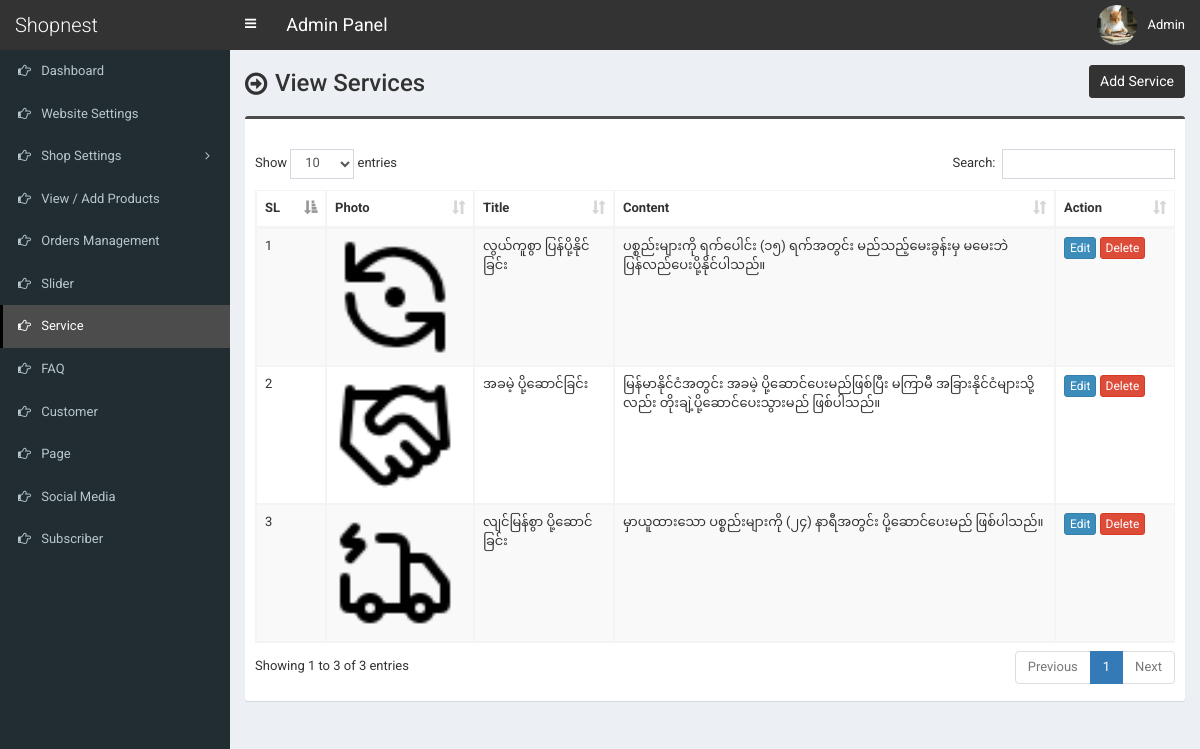
Screenshot of /admin/service.php (signed in) with the database file from the repository.
### tables this page shows
CREATE TABLE `tbl_service` (
  `id` int(11) NOT NULL,
  `title` varchar(255) NOT NULL,
  `content` text NOT NULL,
  `photo` varchar(255) NOT NULL
);

### admin/service.php (the view, shortened to what this page needs)
<?php require_once('header.php'); ?>
<section class="content-header">
	<div class="content-header-left">
		<h1>View Services</h1>
	</div>
	<div class="content-header-right">
		<a href="service-add.php" class="btn btn-primary btn-sm">Add Service</a>
	</div>
</section>
<section class="content">
	<div class="row">
		<div class="col-md-12">
			<div class="box box-info">
				<div class="box-body table-responsive">
					<table id="example1" class="table table-bordered table-striped">
						<thead>
							<tr>
								<th width="30">SL</th>
								<th>Photo</th>
								<th width="100">Title</th>
								<th>Content</th>
								<th width="80">Action</th>
							</tr>
						</thead>
						<tbody>
							<?php
							$i=0;
							$statement = $pdo->prepare("SELECT * FROM tbl_service");
							$statement->execute();
							$result = $statement->fetchAll(PDO::FETCH_ASSOC);
							foreach ($result as $row) {
								$i++;
								?>
								<tr>
									<td><?php echo $i; ?></td>
									<td style="width:130px;"><img src="../assets/uploads/<?php echo $row['photo']; ?>" alt="<?php echo $row['title']; ?>" style="width:120px;"></td>
									<td><?php echo $row['title']; ?></td>
									<td><?php echo $row['content']; ?></td>
									<td>
										<a href="service-edit.php?id=<?php echo $row['id']; ?>" class="btn btn-primary btn-xs">Edit</a>
										<a href="#" class="btn btn-danger btn-xs" data-href="service-delete.php?id=<?php echo $row['id']; ?>" data-toggle="modal" data-target="#confirm-delete">Delete</a>
									</td>
								</tr>
								<?php
							}
							?>
						</tbody>
					</table>
				</div>
			</div>
		</div>
	</div>
</section>
<?php require_once('footer.php'); ?>

### admin/style.css (style rules this page uses)
body { font-size: 13px; font-family: 'Roboto', sans-serif; }
.content-header>h1, .content-header .content-header-left h1 { font-family: 'Roboto', sans-serif; }
.box-info { padding-top: 20px; }
.content-header { overflow: hidden; }
.content-header .content-header-left { float: left; padding-top: 5px; }
.content-header .content-header-right { float: right; }
.content-header .content-header-left h1 { margin-top: 0; margin-bottom: 0; padding-left: 30px; padding-bottom: 5px; font-size: 24px; position: relative; }
.content-header .content-header-left h1:before { position: absolute; top: 0; left: 0; font-family: 'FontAwesome', sans-serif; font-size: 26px; content: '\f18e'; }
.content-header .content-header-right a { position: relative; font-size: 14px; }
.box.box-info { border-top-color: #4c4c4c; }
.content-header .content-header-right a { background-color: #333333; border-color: #333333; }

### rows the page displays
tbl_service: photo (picture), title "လွယ်ကူစွာ ပြန်ပို့နိုင်ခြင်း", content "ပစ္စည်းများကို ရက်ပေါင်း (၁၅) ရက်အတွင်း မည်သည့်မေးခွန်းမှ မမေးဘဲ ပြန်လည်ပေးပို့နိုင်ပါသည်။"
tbl_service: photo (picture), title "အခမဲ့ ပို့ဆောင်ခြင်း", content "မြန်မာနိုင်ငံအတွင်း အခမဲ့ ပို့ဆောင်ပေးမည်ဖြစ်ပြီး မကြာမီ အခြားနိုင်ငံများသို့လည်း တိုးချဲ့ပို့ဆောင်ပေးသွားမည် ဖြစ်ပါသည်။"
tbl_service: photo (picture), title "လျင်မြန်စွာ ပို့ဆောင်ခြင်း", content "မှာယူထားသော ပစ္စည်းများကို (၂၄) နာရီအတွင်း ပို့ဆောင်ပေးမည် ဖြစ်ပါသည်။"

### other values shown
$_SESSION['user']['full_name'] "Admin"
